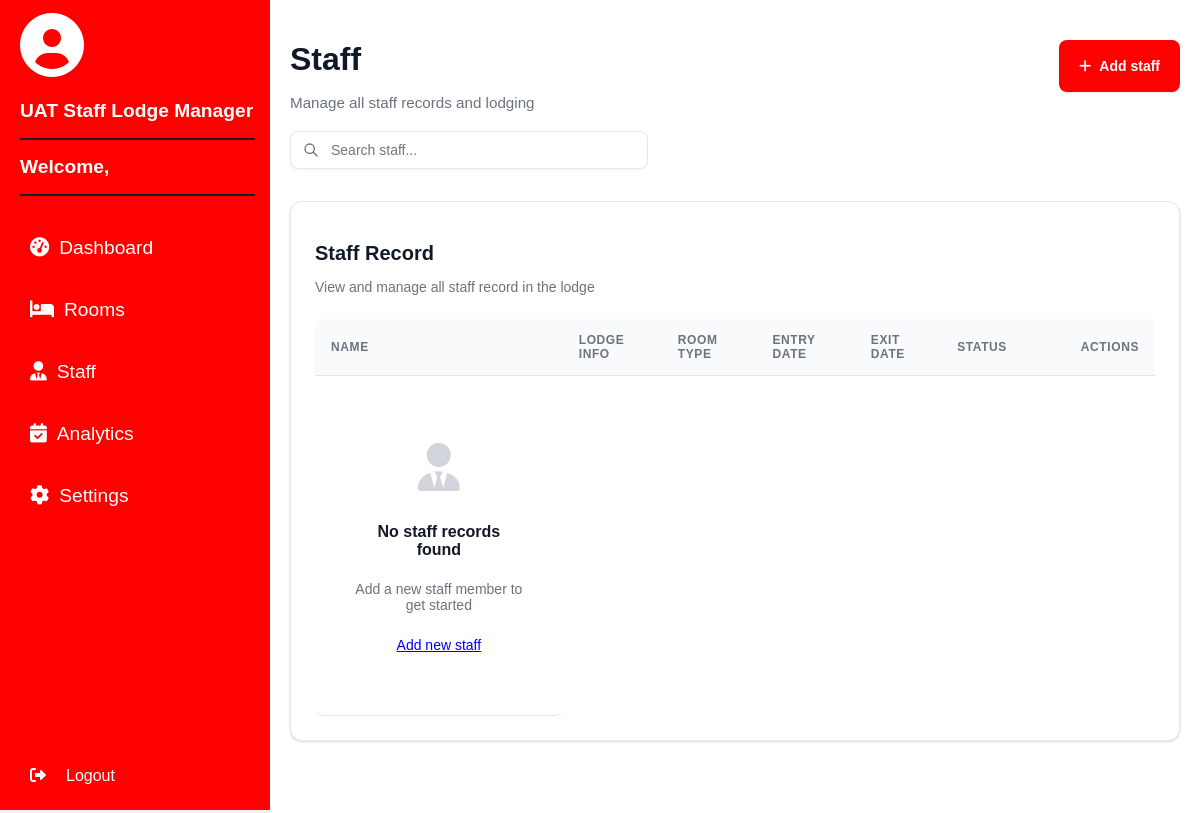
Before: /staff-room/ with the older database file.
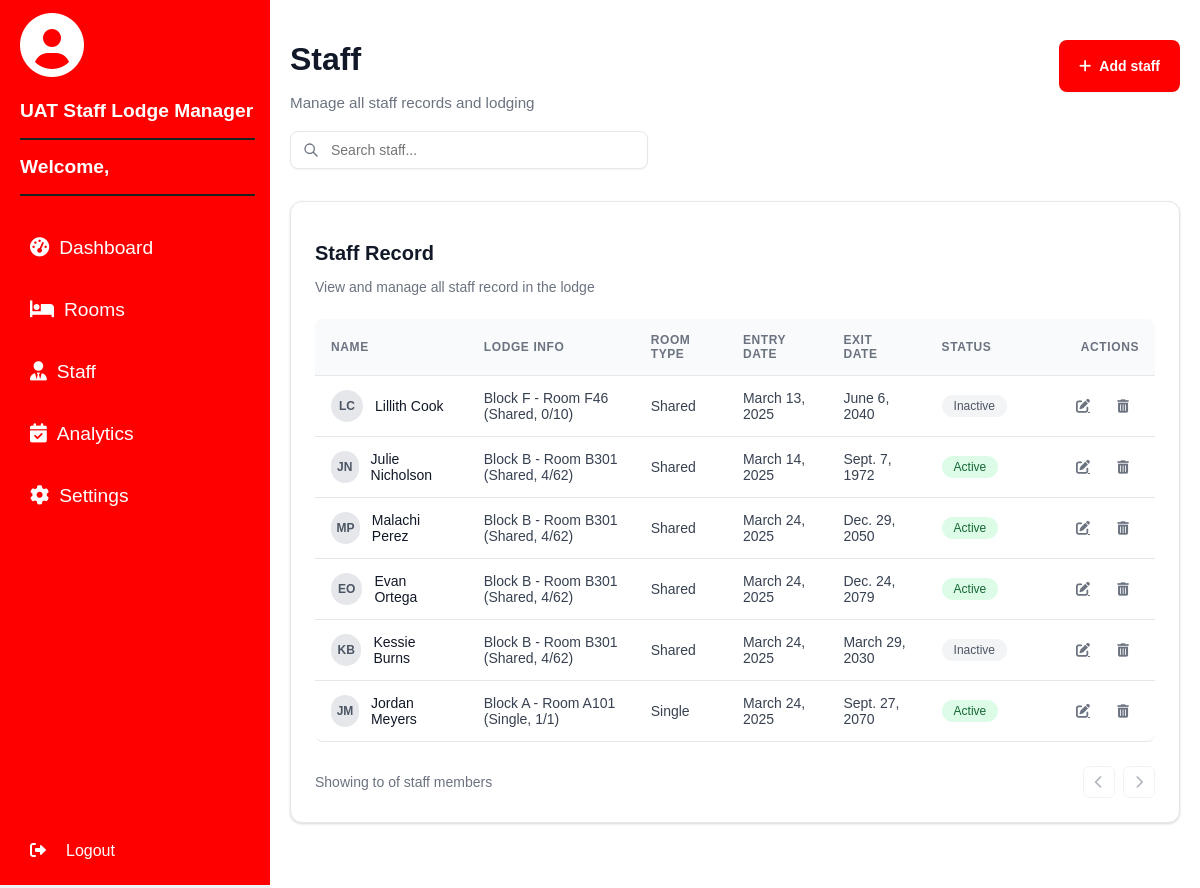
After: the same page with the newer database file.
### home/models.py (models this page shows, shortened)
class Staff(models.Model):
    STATUS = [
        ('Active', 'Active'),
        ('Pending', 'Pending'),
        ('Inactive', 'Inactive'),
    ]
    ROOM_TYPES = [
        ('Single', 'Single'),
        ('Shared', 'Shared'),
    ]
    name = models.CharField(max_length=70)
    room_type = models.CharField(max_length=10, choices=ROOM_TYPES)
    room_number = models.ForeignKey(Room, on_delete=models.SET_NULL, null=True, blank=True)
    date_entry = models.DateField(auto_now_add=True)
    date_exit = models.DateField()
    status = models.CharField(max_length=10, choices=STATUS)

class Room(models.Model):
    ROOM_TYPES = [
        ('Single', 'Single'),
        ('Shared', 'Shared'),
    ]
    building = models.CharField(max_length=50)  # Manually entered building block
    room_number = models.CharField(max_length=10, unique=True)  # Manually entered room number
    room_type = models.CharField(max_length=10, choices=ROOM_TYPES)
    capacity = models.IntegerField()
    occupied = models.IntegerField(default=0)  # Tracks current number of students in the room
    def __str__(self):
        return f"{self.building} - Room {self.room_number} ({self.room_type}, {self.occupied}/{self.capacity})"

### home/views.py (the view)
# urls.py: path('staff-room/', views.staff_room, name='staff-room'),
def staff_room(request):
    staff_list = Staff.objects.all()
    return render(request, 'staff-room.html', {'staff_list': staff_list})

### home/templates/staff-room.html (shortened to what the changed rows need)
{% load static %}
<!DOCTYPE html>
<html lang="en">
  <head>
    <link rel="stylesheet" href="{% static 'css/staff-room.css' %}" />
    <link
      rel="stylesheet"
      href="https://cdnjs.cloudflare.com/ajax/libs/font-awesome/6.0.0/css/all.min.css"
    />
  </head>
  <body>
    <div class="dashboard-container">
      <div class="sidebar">
        <div class="sidebar-header">
          <h2>UAT Staff Lodge Manager</h2>
          <h2>Welcome, {{ user.username }}</h2>
        </div>
      </div>
      <div class="main-content">
        <div class="title-header">
          <div class="title-text">
            <h1>Staff</h1>
          </div>
        </div>
        <div class="table-container">
          <h2>Staff Record</h2>
          <table>
            <thead>
              <tr>
                <th>Name</th>
                <th>Lodge Info</th>
                <th>Room Type</th>
                <th>Entry Date</th>
                <th>Exit Date</th>
                <th>Status</th>
                <th class="actions">Actions</th>
              </tr>
            </thead>
            <tbody>
              {% if staff_list %} {% for staff in staff_list %}
              <tr>
                <td>
                  <div class="staff-avatar">
                    {{ staff.name.0 }}{{ staff.name.split.1.0 }}
                  </div>
                  <div class="staff-info">
                    <span class="staff-name">{{ staff.name }}</span>
                  </div>
                </td>
                <td>{{ staff.room_number }}</td>
                <td>{{ staff.room_type }}</td>
                <td>{{ staff.date_entry }}</td>
                <td>{{ staff.date_exit }}</td>
                <td>
                  {% if staff.status == 'Active' %}
                  <span class="status-badge status-active">Active</span>
                  {% elif staff.status == 'Inactive' %}
                  <span class="status-badge status-inactive">Inactive</span>
                  {% else %}
                  <span class="status-badge status-pending">Pending</span>
                  {% endif %}
                </td>
                <td>
                  <div class="action-buttons">
                    <a
                      href="{% url 'edit-staff' staff.name%}"
                      class="action-btn edit"
                    >
                      <i class="fas fa-edit"></i>
                    </a>
                    <form
                      action="{% url 'delete-staff' staff.name %}"
                      method="POST"
                      style="display: inline"
                    >
                      <button
                        type="submit"
                        onclick="return confirm('Are you sure you want to delete this staff record?');"
                        class="action-btn delete"
                      >
                        <i class="fas fa-trash-alt"></i>
                      </button>
                    </form>
                  </div>
                </td>
              </tr>
              {% endfor %} {% else %}
              <tr>
                <td colspan="8">
                  <div class="empty-state">
                    <i class="fas fa-user-tie"></i>
                    <h3>No staff records found</h3>
                    <p>Add a new staff member to get started</p>
                    <a href="#" class="new-btn"> Add new staff </a>
                  </div>
                </td>
              </tr>
              {% endif %}
            </tbody>
          </table>
          {% if staff_list %}
          <div class="pagination">
            <div class="pagination-info">
              Showing <strong>{{ page_obj.start_index }}</strong> to
              <strong>{{ page_obj.end_index }}</strong> of
              <strong>{{ paginator.count }}</strong> staff members
            </div>
            <div class="pagination-controls">
              {% if page_obj.has_previous %}
              <a
                href="?page={{ page_obj.previous_page_number }}"
                class="pagination-btn"
              >
                <i class="fas fa-chevron-left"></i>
              </a>
              {% else %}
              <button class="pagination-btn disabled">
                <i class="fas fa-chevron-left"></i>
              </button>
              {% endif %}
              {% if page_obj.has_next %}
              <a
                href="?page={{ page_obj.next_page_number }}"
                class="pagination-btn"
              >
                <i class="fas fa-chevron-right"></i>
              </a>
              {% else %}
              <button class="pagination-btn disabled">
                <i class="fas fa-chevron-right"></i>
              </button>
              {% endif %}
            </div>
          </div>
          {% endif %}
        </div>
      </div>
    </div>
  </body>
</html>

Changed rows visible on the page:
added Staff: name.0 "L", name.split.1.0 "C", name "Lillith Cook", room_number "Block F - Room F46 (Shared, 0/10)", room_type "Shared", date_entry "March 13, 2025", date_exit "June 6, 2040", status "Inactive"
added Staff: name.0 "J", name.split.1.0 "N", name "Julie Nicholson", room_number "Block B - Room B301 (Shared, 4/62)", room_type "Shared", date_entry "March 14, 2025", date_exit "Sept. 7, 1972", status "Active"
added Staff: name.0 "M", name.split.1.0 "P", name "Malachi Perez", room_number "Block B - Room B301 (Shared, 4/62)", room_type "Shared", date_entry "March 24, 2025", date_exit "Dec. 29, 2050", status "Active"
added Staff: name.0 "E", name.split.1.0 "O", name "Evan Ortega", room_number "Block B - Room B301 (Shared, 4/62)", room_type "Shared", date_entry "March 24, 2025", date_exit "Dec. 24, 2079", status "Active"
added Staff: name.0 "K", name.split.1.0 "B", name "Kessie Burns", room_number "Block B - Room B301 (Shared, 4/62)", room_type "Shared", date_entry "March 24, 2025", date_exit "March 29, 2030", status "Inactive"
added Staff: name.0 "J", name.split.1.0 "M", name "Jordan Meyers", room_number "Block A - Room A101 (Single, 1/1)", room_type "Single", date_entry "March 24, 2025", date_exit "Sept. 27, 2070", status "Active"
Other visible differences:
text no longer shown: "No staff records found Add a new staff member to get started Add new staff"
text now shown: "Showing to of staff members"
